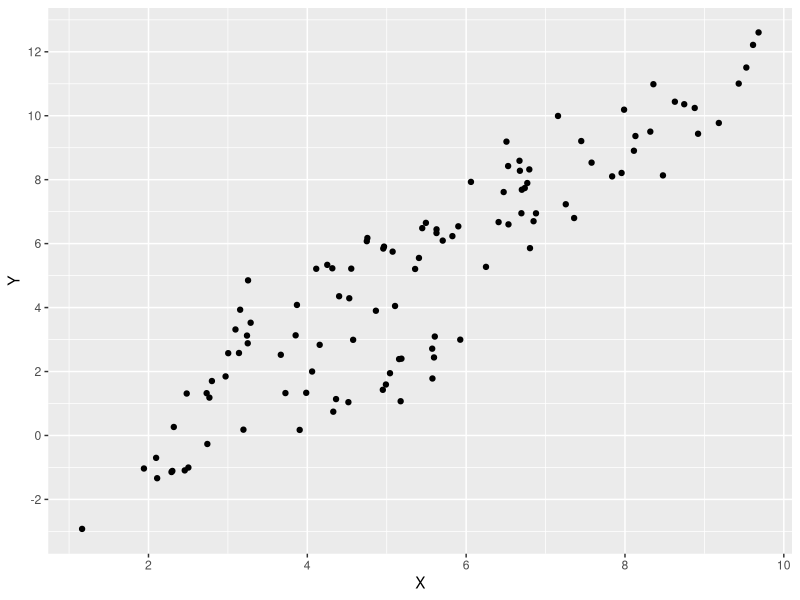
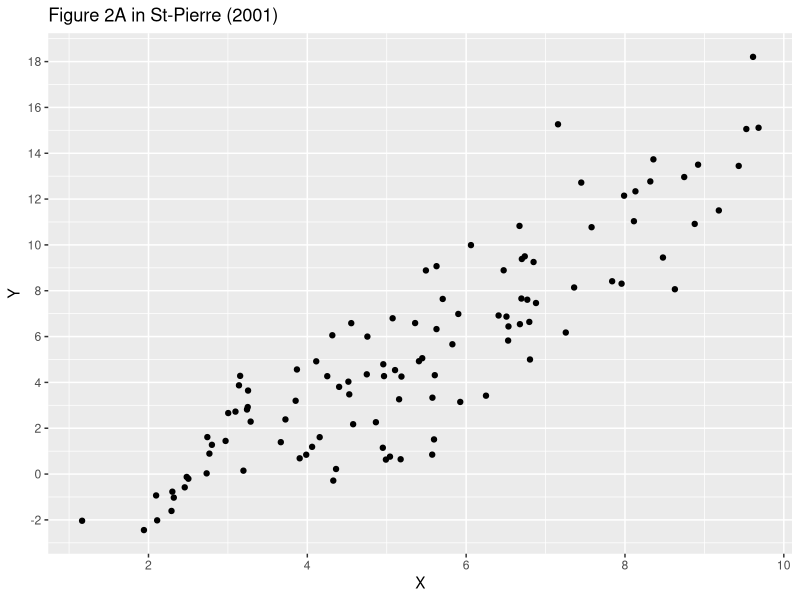
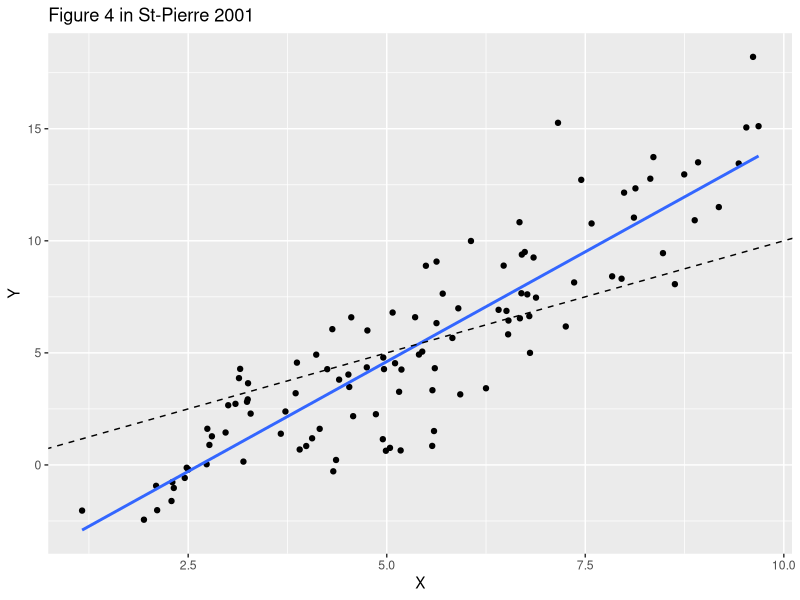
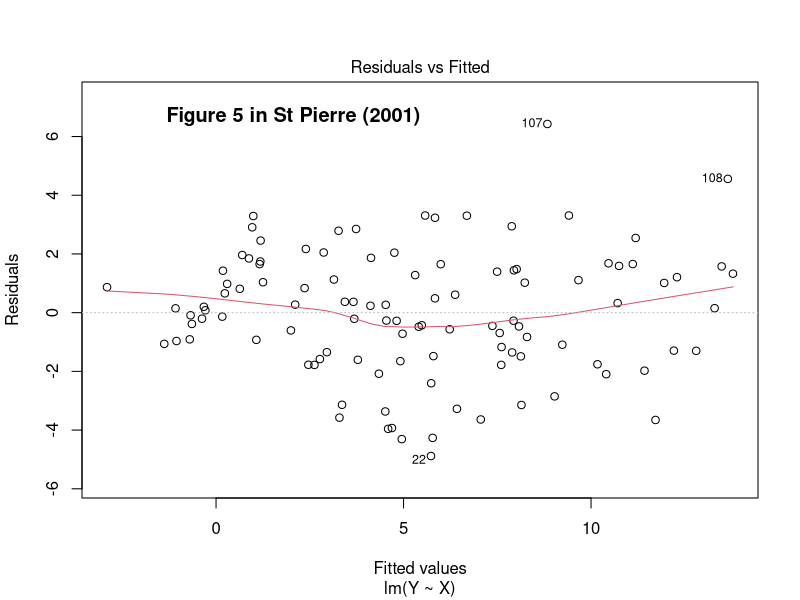
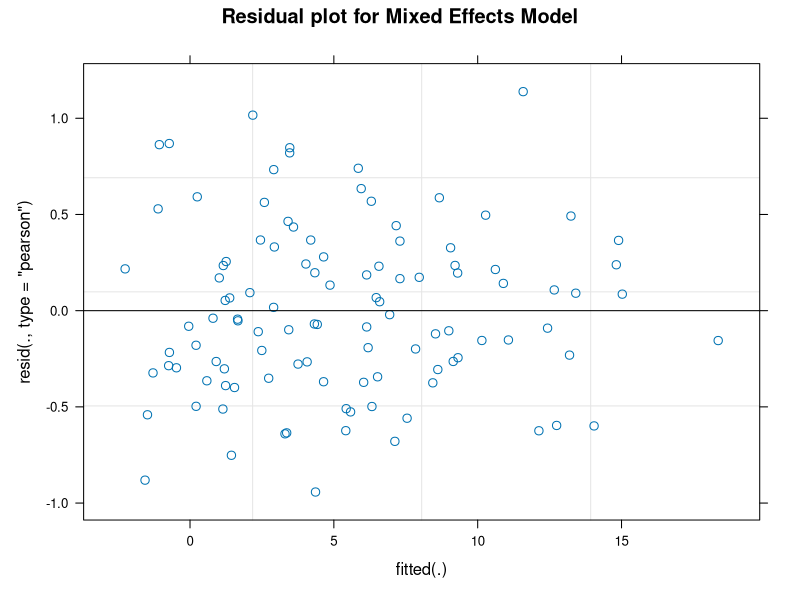
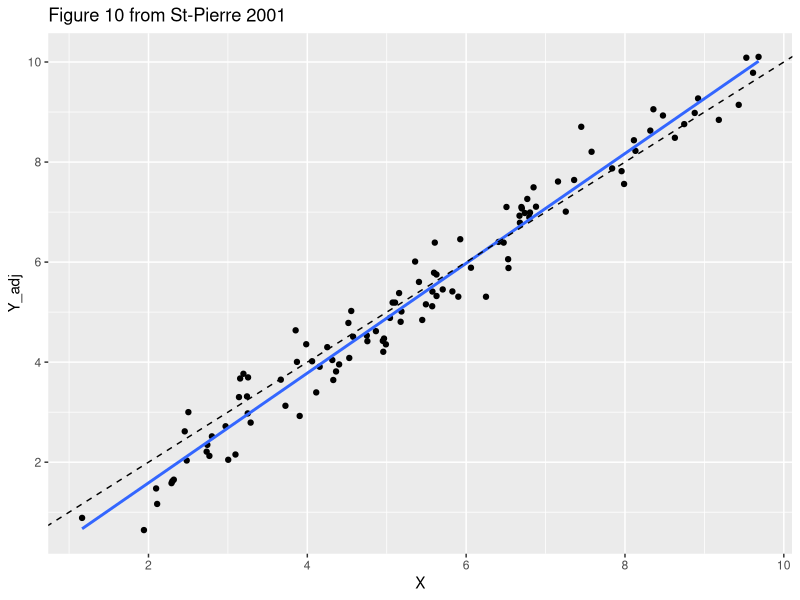

Generate these figures, in order, with R: (Note: this script raises an error after producing the figures.)
## ---- chunk 1
rm(list=ls())  # always a good idea to clean-up the directory
knitr::opts_chunk$set(echo = TRUE,root.dir="C:/Users/Robert J. Tempelman/OneDrive - Michigan State University/Tempelman/Meta_analysis/StPierre")
library(tidyverse,ggplot)
# set default directory
## ---- chunk 2
getwd()
Dataregs2 = read_csv("Dataregs2.csv")  # Data provided in Appendix of St-Pierre (2001)
str(Dataregs2)
head(Dataregs2)
## ---- chunk 3
ggplot(Dataregs2,aes(x=X,y=Y)) + geom_point() +
  scale_x_continuous(breaks=seq(0,12,2)) + scale_y_continuous(breaks=seq(-4,20,2))
## ---- chunk 4
Dataregs1 = read_csv("Dataregscorrected.csv")  # Revised data
head(Dataregs1)
## ---- chunk 5
ggplot(Dataregs1,aes(x=X,y=Y)) + geom_point() +
  scale_x_continuous(breaks=seq(0,12,2)) + scale_y_continuous(breaks=seq(-4,20,2)) + 
  ggtitle("Figure 2A in St-Pierre (2001)")
## ---- chunk 6
overall_regression = lm(Y~X,data=Dataregs1)
summary(overall_regression)  
anova(overall_regression)
## ---- chunk 7
ggplot(Dataregs1, aes(x=X, y=Y)) + 
  geom_point()+
  geom_smooth(method=lm, se=FALSE) + 
  geom_abline(intercept =0, slope = 1,lty=2) +
  ggtitle ("Figure 4 in St-Pierre 2001")
## ---- chunk 8
plot(overall_regression,which=1)
title("Figure 5 in St Pierre (2001)",line=-2,adj=0.2)
## ---- chunk 9
Dataregs1$Study = factor(Dataregs1$Study)  # make sure Study is considered to be a factor (Study was numbered)
contrasts(Dataregs1$Study) <-contr.SAS(nlevels(Dataregs1$Study))  # use the SAS parameterization for comparison with StPierre
fixed_model = lm(Y~X+Study+X:Study,data=Dataregs1)   
summary(fixed_model)  # reproduce the estimates provided on first page of Figure 6
## ---- chunk 10
library(emmeans)
lsmeans_study= emmeans(fixed_model,"Study")
xgrid<-ref_grid(fixed_model,at=list(X=0))  # define the Study lsmeans at X = 0.
summary(xgrid)
## ---- chunk 11
#Study specific slopes provided at bottom of page 747
library(multcomp)
# following reproduces the contrasts for the Study specific slopes in Equation [6] from St-Pierre
Slope_contrast = matrix(rep(0,21*40),nrow=21)
Slope_contrast[,2]=1
Slope_contrast[1,22:40]=1/20
Slope_contrast[2:20,22:40]=diag(19)
colnames(Slope_contrast) = names(coef(fixed_model))
rownames(Slope_contrast) = c("Overall Slope",paste0('Study',1:20))
print(Slope_contrast)  # these are provided in Equation [6] from St-Pierre
Slopes <- glht(fixed_model, linfct = Slope_contrast)
summary(Slopes)
## ---- chunk 12
Overall_int_contrast = matrix(rep(0,1*40),nrow=1)
Overall_int_contrast[1,1] = 1
Overall_int_contrast[1,3:21]=0.05

colnames(Overall_int_contrast) = names(coef(fixed_model))
print(Overall_int_contrast)
Overall_int <- glht(fixed_model, linfct = Overall_int_contrast)
summary(Overall_int)
## ---- chunk 13
library(car)
contrasts(Dataregs1$Study) <-contr.sum(nlevels(Dataregs1$Study)) # Type 3 ANOVA involving interactions with covariates only works well with contr.sum
fixed_model = lm(Y~X+Study+X:Study,data=Dataregs1)  # rerun same model again
summary(fixed_model)  # notice overall estimates of intercept and x match up with what is reported here.
anova(fixed_model)         # Anova Type = 1 (never look at those!)
Anova(fixed_model,type=3)
lsmeans_study= emmeans(fixed_model,"Study")  # doesn't change the least squares means for study though
## ---- chunk 14
library(lme4)
mixed_model = lmer(Y~X+(1+X|Study),data=Dataregs1)
anova(mixed_model)
summary(mixed_model)

vc = VarCorr(mixed_model)
print(vc,comp=c("Variance","Std.Dev"))  # print the variance component estimates
coef(mixed_model)  # these don't look like the bottom of page 750 or top of page 751 because they need to be centered around zero.
## ---- chunk 15
 plot(mixed_model,which=1,main = "Residual plot for Mixed Effects Model")
## ---- chunk 16
Study_specific_int = coef(mixed_model)$Study["(Intercept)"]-mean(coef(mixed_model)$Study["(Intercept)"][,1])
Study_specific_slope = coef(mixed_model)$Study["X"]-mean(coef(mixed_model)$Study["X"][,1])
data.frame(Study_specific_int,Study_specific_slope)
## ---- chunk 17
Xmat = cbind(1,Dataregs1$X)
parmest = coef(summary(mixed_model))[,'Estimate']
y_adj=Xmat%*%parmest+resid(mixed_model)
data_adj = data.frame(Dataregs1$X,y_adj)
colnames(data_adj) = c("X","Y_adj") 

ggplot(data_adj,aes(x=X,y=Y_adj)) + geom_point() +
  scale_x_continuous(breaks=seq(0,12,2)) + scale_y_continuous(breaks=seq(-4,20,2))+ 
  geom_smooth(method=lm, se=FALSE) + 
  geom_abline(intercept =0, slope = 1,lty=2) +
  ggtitle("Figure 10 from St-Pierre 2001")
## ---- chunk 18
linear_model = function(df) {
  lm(Y~X,data=df)
}

library(broom)  # needed for tidy function below.
Dataregs1_analysis = Dataregs1 %>%
    group_by(Study) %>%
    nest() %>%
  mutate(model = map(data,linear_model)) %>%
  mutate(tidied=map(model,tidy)) %>% 
  mutate(nrec = as.numeric(map(data,nrow))) %>% 
  unnest(tidied) %>%
  mutate(term = ifelse(term=="(Intercept)","Intercept",term))%>%
  dplyr::select(-c(data,model))  

data.frame(Dataregs1_analysis)
## ---- chunk 19
Dataregs1a = Dataregs1 %>%
   filter(!Study %in% c('E', 'T')) %>% 
   droplevels()
mixed_model = lmer(Y~X+(1+X|Study),data=Dataregs1a)
summary(mixed_model)
## ---- chunk 20
 Dataregs1_analysis = Dataregs1_analysis %>%
  na.omit() %>%
  mutate(weight = (1/std.error^2)) %>%
  mutate(sampvar = std.error^2)
  head(Dataregs1_analysis)
  
  # put the study specific intercepts and study specific slopes in separate files.
  Dataregs_intercepts = Dataregs1_analysis %>% filter(term=="Intercept")
  Dataregs_slopes = Dataregs1_analysis %>% filter(term=="X")
  head(Dataregs_intercepts)
  head(Dataregs_slopes)
 
## ---- chunk 21

# COMMON EFFECTS MODEL
cat("Overall estimated regression coefficient",sep='\n')
(weighted.mean(Dataregs_slopes$estimate,Dataregs_slopes$weight))
cat("Estimated Standard Error of Overall estimated regression coefficient",sep='\n')
(stderr = (sum(Dataregs_slopes$weight)^(-1/2)))
## ---- chunk 22
library(glmmTMB)
FM_1 <- glmmTMB(estimate ~ 1 ,  
                weights = weight,
                family = gaussian,
                REML=TRUE,
                data = Dataregs_slopes,
                start = list(betad = log(1)),  # fix residual variance = 1
                map = list(betad = factor(NA))
)
summary(FM_1)
## ---- chunk 23
library(metafor)
(res_EE = rma.uni(yi=estimate ,vi=sampvar,data=Dataregs_slopes,method="EE")) 
## ---- chunk 24
forest(res_EE)
## ---- chunk 25
RM_1 <- glmmTMB(estimate ~ 1 + (1|Study),   
                weights = weight,
                family = gaussian,
                REML=TRUE,
                data = Dataregs_slopes,
                start = list(betad = log(1)),  # fix residual variance = 1
                map = list(betad = factor(NA))
)
summary(RM_1)
## ---- chunk 26
(res_REML = rma.uni(yi=estimate,vi=sampvar,data=Dataregs_slopes,method="REML"))  # default
forest(res_REML)
## ---- chunk 27
rstudent.rma.uni(res_REML)
### calculate influence diagnostics
inf <- influence(res_REML)
 
### plot the influence diagnostics
plot(inf)
dfbetas(res_REML)
## ---- chunk 28
anova(FM_1,RM_1)

# this works too:

anova(res_EE,res_REML)

## ---- chunk 29
(res_int_REML = rma.uni(yi=estimate,vi=sampvar,data=Dataregs_intercepts,method="REML"))  # default
forest(res_int_REML)

## ---- chunk 30
RMM_1 <- glmmTMB(estimate ~ term + (term-1|Study),   
                weights = weight,
                family = gaussian,
                REML=TRUE,
                data = Dataregs1_analysis,
                start = list(betad = log(1)),  # fix residual variance = 1
                map = list(betad = factor(NA))
)
summary(RMM_1)
lsmeans_RMM_1= emmeans(RMM_1,"term")
summary(lsmeans_RMM_1)

## ---- chunk 31
(res.mv <- rma.mv(estimate, sampvar, mods = ~ term -1, random = ~ term | Study, struct="UN", data=Dataregs1_analysis))

forest(res.mv)
## ---- chunk 32
knitr::purl("Latin_square.Rmd",documentation = 2)
